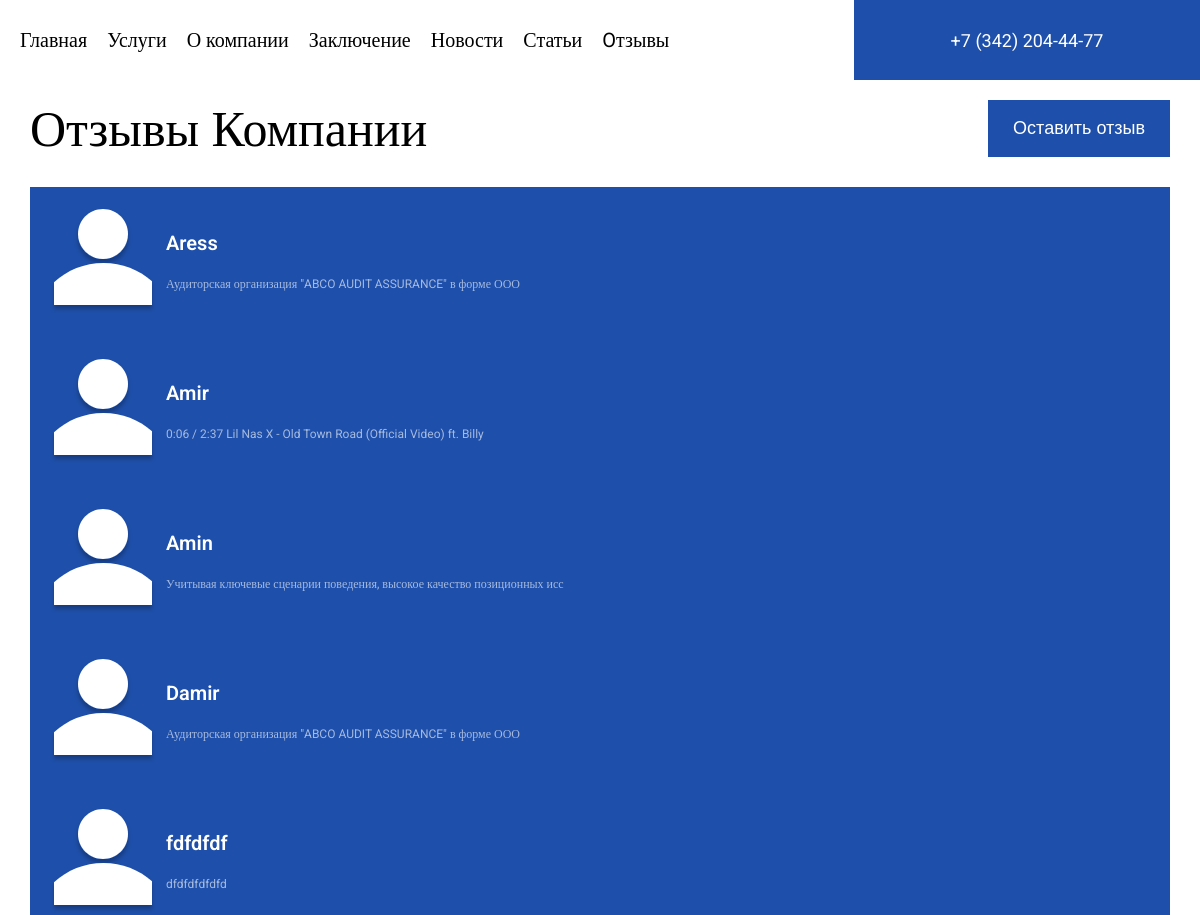
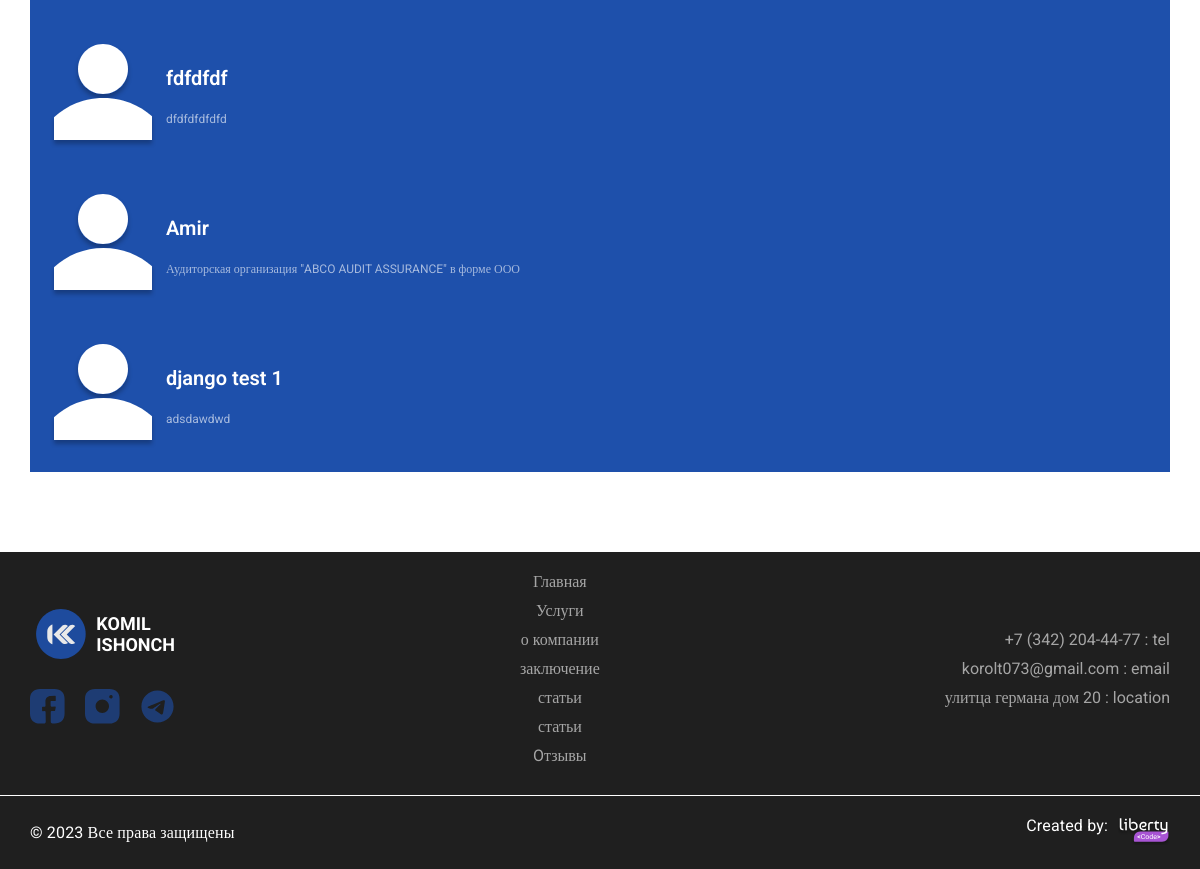
The page /comments on the database as committed earlier (2 pictures, top to bottom).
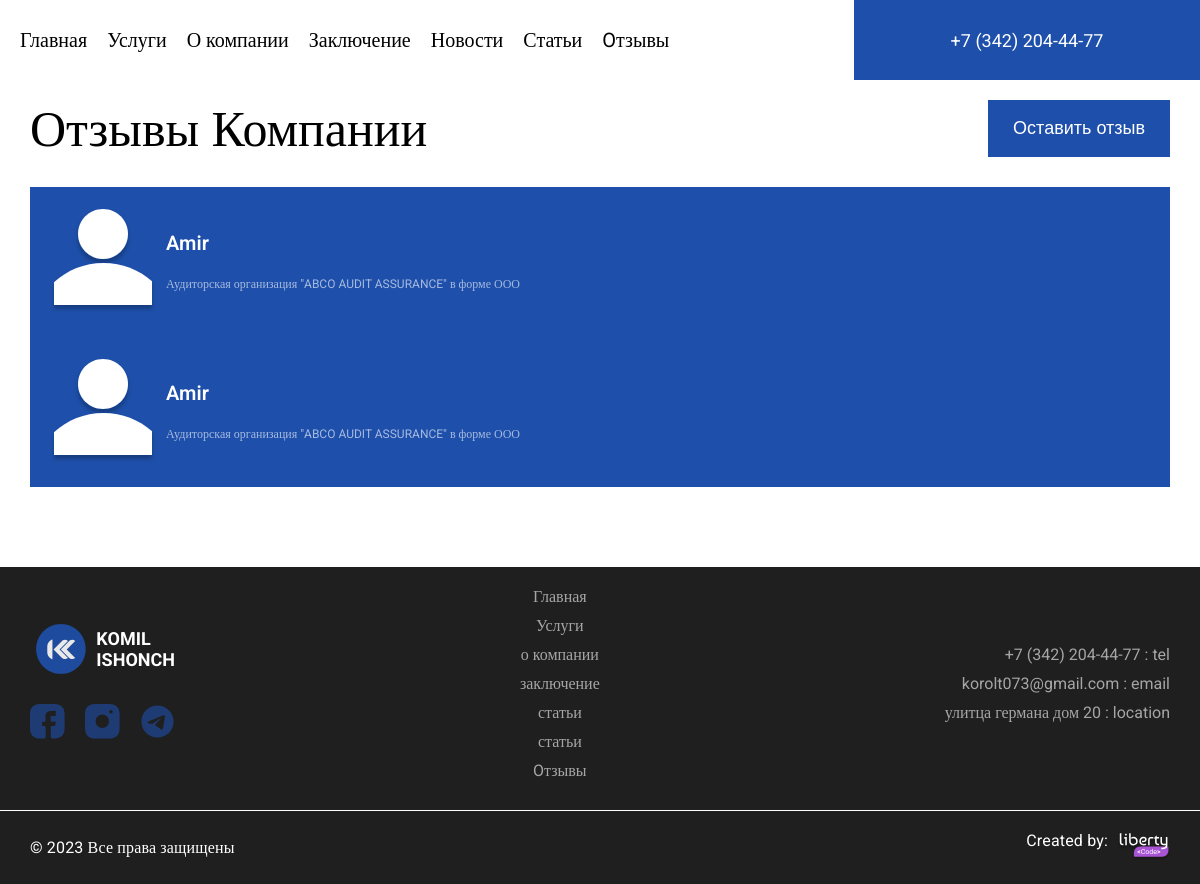
The same page on the database as committed later.
### main/models.py (models this page shows, shortened)
class Newe_comment(models.Model):
    name = models.CharField('имя', max_length=70)
    full_text = models.CharField('коментарий', max_length=70)
    class Meta:
        verbose_name = 'коментарий'
        verbose_name_plural = 'коментарии'

### main/views.py (the view)
# urls.py: path('comments', views.comments, name='comments'),
def comments(request):
    if request.method == 'POST':
        form = Newe_comment_Forms(request.POST)
        if form.is_valid:
            form.save()
        else:
            error = 'Форма не коректно заполнина'
    form = Newe_comment_Forms()
    arr = Newe_comment.objects.all()
    return render(request, 'main/comment.html', {"arr":arr,"form":form})

### main/templates/main/comment.html (shortened to what this page needs)
{% extends 'main/layout.html' %}
{% load static %}
{% block style %}
<link rel="stylesheet" href="{% static 'scss/comments.css' %}">
{% endblock %}
{% block content %}
<section class="thisComment">
    <div class="cont">
        <div class="this_comment">
            <h2 class="textGlav">Отзывы Компании</h2>
            <button class="oupenModlComment">Оставить отзыв</button>
        </div>
        <div class="box">
            <div class="block">
                <div class="swiper mySwiper">
                    <div class="swiper-wrapper">
                        {% for i in arr %}
                        <div class="swiper-slide">
                            <div class="elem">
                                <img src="{% static 'img/user.svg' %}" alt="">
                            </div>
                            <div class="elem">
                                <h4>{{i.name}}</h4>
                                <p>
                                    {{i.full_text}}
                                </p>
                            </div>
                        </div>
                        {% endfor %}
                    </div>
                </div>
            </div>
        </div>
    </div>
</section>
{% endblock %}

### main/templates/main/layout.html (shortened to what this page needs)
{% load static %}
<!DOCTYPE html>
<html lang="en">
<head>
    <link rel="stylesheet" href="https://cdn.jsdelivr.net/npm/swiper@10/swiper-bundle.min.css" />
    <link rel="stylesheet" href="{% static 'scss/style.css' %}">
    {% block style %}
    {% endblock %}
</head>
<body>
    <header>
        <nav>
            <ul>
                <li><a href="{% url 'home' %}" id="urlBurger">Главная</a></li>
                <li><a href="{% url 'services' %}" id="urlBurger" data-hover="navServices">Услуги</a></li>
                <li><a href="{% url 'about' %}" id="urlBurger" data-hover="navAbout">О компании</a></li>
                <li><a href="{% url 'project' %}" id="urlBurger">Заключение</a></li>
                <li><a href="{% url 'news' %}" id="urlBurger">Новости</a></li>
                <li><a href="{% url 'stat' %}" id="urlBurger">Статьи</a></li>
                <li><a href="{% url 'comments' %}">Oтзывы</a></li>
            </ul>
            <ul>
                <li><a href="">+7 (342) 204-44-77</a></li>
            </ul>
        </nav>
    </header>
    <main>
        {% block content %}
        {% endblock %}
    </main>
    <footer>
        <div class="cont">
            <div class="box">
                <div class="block">
                    <div class="logo">
                        <img src="{% static 'img/logo.svg' %}" alt="">
                        <h4>KOMIL <br> ISHONCH</h4>
                    </div>
                    <div class="elem">
                        <a href=""><img src="{% static 'img/facebook.svg' %}" alt=""></a>
                        <a href=""><img src="{% static 'img/instagram.svg' %}" alt=""></a>
                        <a href=""><img src="{% static 'img/telegram.svg' %}" alt=""></a>
                    </div>
                </div>
                <div class="block" >
                    <a href="{% url 'home' %}">Главная</a>
                    <a href="{% url 'services' %}">Услуги</a>
                    <a href="{% url 'about' %}">о компании</a>
                    <a href="{% url 'project' %}">заключение</a>
                    <a href="{% url 'news' %}">статьи</a>
                    <a href="{% url 'stat' %}">статьи</a>
                    <a href="{% url 'comments' %}">Oтзывы</a>
                </div>
                <div class="block">
                    <a href="tel:+7 (342) 204-44-77"> +7 (342) 204-44-77 : tel </a>
                    <a href="mailto:korolt073@gmail.com"> korolt073@gmail.com : email </a>
                    <a href=""> улитца германа дом 20 : location </a>
                </div>
            </div>
        </div>
        <div class="theBloc">
            <div class="cont">
                <div class="myBlock">
                    <div class="elem">
                        <p>© 2023 Все права защищены</p>
                    </div>
                    <div class="elem">
                        <div class="block">
                            <p>Created by:</p>
                        </div>
                        <div class="block">
                            <a href="https://lcode.uz/ru/">
                                <img src="{% static 'img/myLogo.svg' %}" alt="">
                            </a>
                        </div>
                    </div>
                </div>
            </div>
        </div>
    </footer>
</body>
</html>

### static/scss/style.css (style rules this page uses)
* { margin: 0; padding: 0; box-sizing: border-box; transition: all 0.3s; }
body { font-family: Roboto; }
.cont { max-width: 1140px; margin: 0 auto; height: 100%; transition: all 0.3s; }
header { position: fixed; width: 100%; height: 80px; background-color: #fff; z-index: 10; }
header nav { height: 100%; display: flex; justify-content: space-between; align-items: center; }
header nav ul { display: flex; justify-content: center; align-items: center; gap: 20px; list-style: none; height: 100%; }
header nav ul:nth-child(1) { margin-left: 20px; }
header nav ul:nth-child(1) a { color: #000; text-decoration: none; font-size: 20px; font-style: normal; font-weight: 400; line-height: 24px; }
header nav ul:nth-child(2) { height: 100%; }
header nav ul:nth-child(2) li { width: 346px; height: 100%; display: flex; justify-content: center; align-items: center; background: #1E50AB; }
header nav ul:nth-child(2) li a { color: #FFF; text-decoration: none; font-size: 18px; font-style: normal; font-weight: 400; line-height: normal; }
.textGlav { color: #000; font-size: 50px; font-style: normal; font-weight: 500; line-height: 100%; }
footer { width: 100%; background-color: #1F1F1F; padding: 20px 0; margin-top: 50px; }
footer .box { display: flex; justify-content: space-between; align-items: center; width: 100%; }
footer .box .logo { display: flex; justify-content: start; align-items: center; gap: 10px; }
footer .box .logo img { width: 50px; }
footer .box .logo h4 { color: #FFF; font-size: 18px; font-style: normal; font-weight: 700; line-height: normal; }
footer .box .elem { margin-top: 20px; display: flex; justify-content: start; align-items: center; gap: 20px; }
footer .box .elem img { width: 35px; cursor: pointer; }
footer .box .block { display: flex; justify-content: start; align-items: end; flex-direction: column; gap: 10px; }
footer .box .block:nth-child(2) { align-items: center; }
footer .box .block a { color: #fff; text-decoration: none; opacity: 0.6; }
footer .theBloc { width: 100%; border-top: 1px solid #fff; margin-top: 30px; }
footer .myBlock { width: 100%; margin-top: 20px; position: relative; display: flex; justify-content: space-between; align-items: center; color: #fff; font-size: 16px; font-weight: 400; line-height: 19px; letter-spacing: 0.01em; text-align: left; }
footer .myBlock .elem { display: flex; justify-content: center; align-items: start; gap: 10px; }

### static/scss/comments.css (style rules this page uses)
.thisComment { padding-top: 100px; }
.thisComment .this_comment { display: flex; justify-content: space-between; align-items: center; }
.thisComment .this_comment button { background-color: #1E50AB; padding: 15px 25px; color: #fff; font-size: 18px; font-weight: 500; line-height: 150%; border: 0; cursor: pointer; }
.thisComment .box .swiper { width: 100%; }
.thisComment .box .swiper .swiper-wrapper { width: 100%; padding: 30px 0; }
.thisComment .box .swiper .swiper-wrapper .swiper-slide { display: flex; justify-content: start; align-items: center; gap: 10px; background-color: #1E50AB; padding: 20px; color: #fff; }
.thisComment .box .swiper .swiper-wrapper .swiper-slide .elem h4 { font-size: 20px; font-weight: 600; margin-bottom: 20px; }
.thisComment .box .swiper .swiper-wrapper .swiper-slide .elem p { font-size: 12px; font-weight: 400; line-height: 150%; opacity: 0.6; }

Rows that differ between the two databases and show on the page:
removed Newe_comment: name "Aress", full_text "Аудиторская организация \"ABCO AUDIT ASSURANCE\" в форме ООО"
removed Newe_comment: name "Amir", full_text "0:06 / 2:37 Lil Nas X - Old Town Road (Official Video) ft. Billy"
removed Newe_comment: name "Amin", full_text "Учитывая ключевые сценарии поведения, высокое качество позиционных исс"
removed Newe_comment: name "Damir", full_text "Аудиторская организация \"ABCO AUDIT ASSURANCE\" в форме ООО"
removed Newe_comment: name "fdfdfdf", full_text "dfdfdfdfdfd"
removed Newe_comment: name "fdfdfdf", full_text "dfdfdfdfdfd"
removed Newe_comment: name "django test 1", full_text "adsdawdwd"
added Newe_comment: name "Amir", full_text "Аудиторская организация \"ABCO AUDIT ASSURANCE\" в форме ООО"
